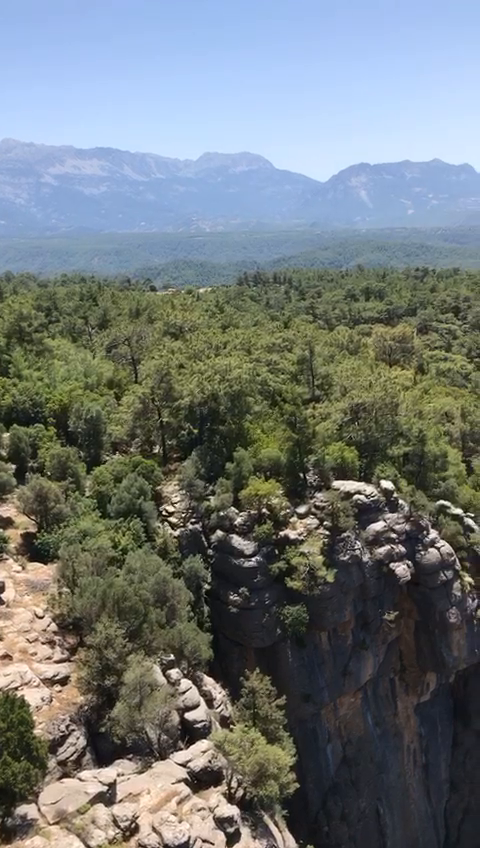
#> input picture frame 37 of antalya.mp4, 480 x 848 px
$ python renk-uzayi-video.py
#> lines starting #> are read from the running program, lines starting #| are printed output that depends on the picture
import cv2

cap = cv2.VideoCapture("antalya.mp4")

while True:
    ret, frame = cap.read()
#> frame is the input picture: shape (848, 480, 3); mean B, G, R 120.6, 119.9, 113
    frame = cv2.cvtColor(frame, cv2.COLOR_BGR2GRAY)
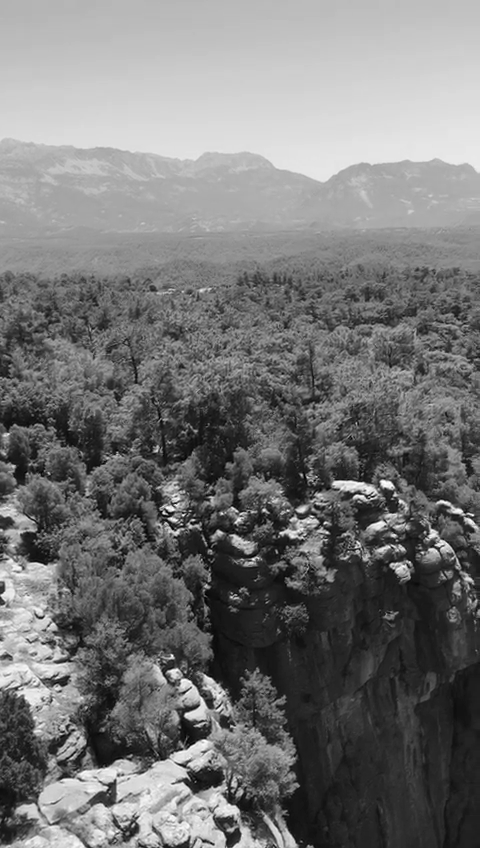
#> frame: shape (848, 480); min 0, max 255, mean 117.9
    if ret == False:
        break

    cv2.imshow("Frame", frame)
    if cv2.waitKey(30) & 0xFF == ord('q'):
#> (key q is pressed here)
        break

cap.release()
cv2.destroyAllWindows()

$ run again, starting later in the video
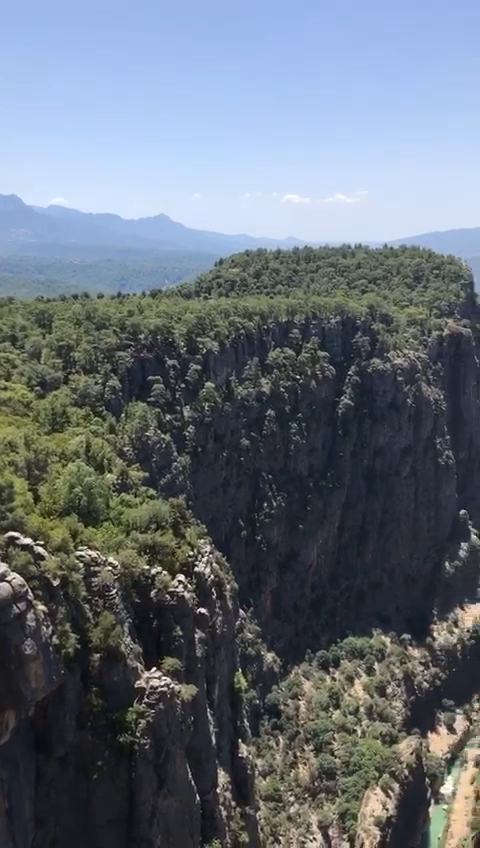
#> input picture frame 169 of antalya.mp4, 480 x 848 px
#> frame is the input picture: shape (848, 480, 3); mean B, G, R 120.5, 110.5, 101.7
#> `frame = cv2.cvtColor(frame, cv2.COLOR_BGR2GRAY)`:
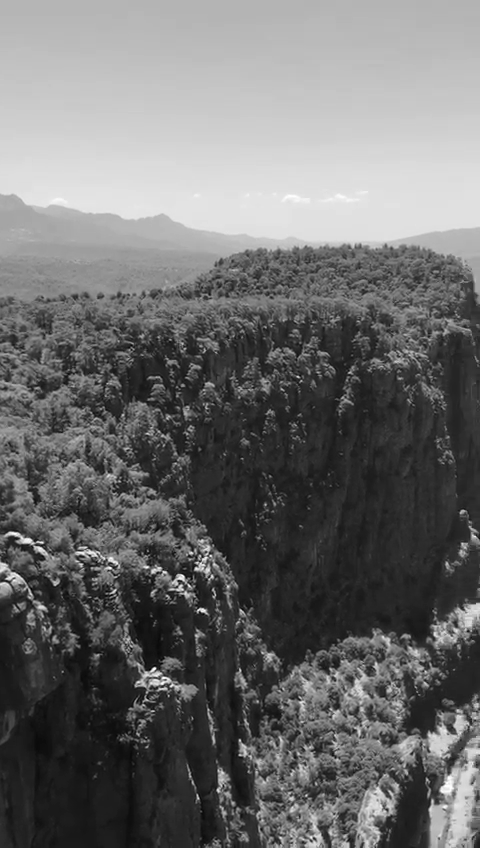
#> frame: shape (848, 480); min 2, max 255, mean 109

$ run again, starting later in the video
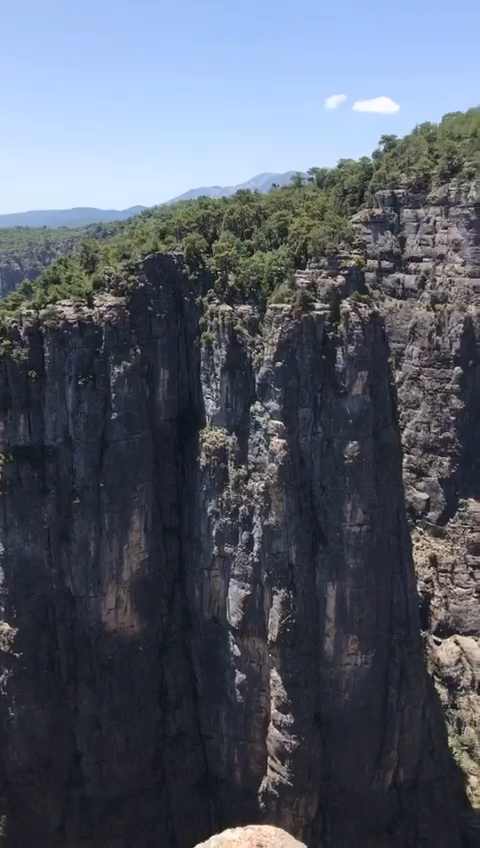
#> input picture frame 301 of antalya.mp4, 480 x 848 px
#> frame is the input picture: shape (848, 480, 3); mean B, G, R 105.3, 92.3, 85.4
#> `frame = cv2.cvtColor(frame, cv2.COLOR_BGR2GRAY)`:
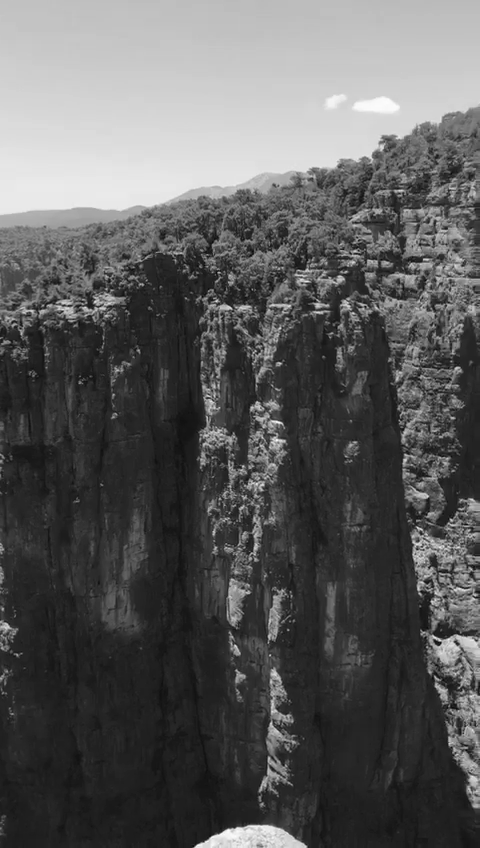
#> frame: shape (848, 480); min 8, max 252, mean 91.7
